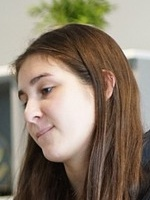
#> input picture data/images/imagem_roi.jpg, 150 x 200 px, given in place of the camera
$ jupyter execute --allow-errors ex_04.ipynb
#> lines starting #> are read from the running program, lines starting #| are printed output that depends on the picture
[cell 1]
from io import BytesIO
from IPython.display import clear_output, Image, display
from PIL import Image as Img
import numpy as np
from os import listdir
from os.path import isfile, join
import cv2

[cell 2]
def padronizar_imagem(imagem):
    imagem = cv2.cvtColor(imagem, cv2.COLOR_BGR2RGB)
    imagem = cv2.resize(imagem, (600,500))
    return imagem

def exibir_video(frame):
    img = Img.fromarray(frame, "RGB")
    buffer = BytesIO()
    img.save(buffer, format="JPEG")
    display(Image(data=buffer.getvalue()))
    clear_output(wait=True)

[cell 3]
# [13 lines of commented-out code are left out]

[cell 4]
# [32 lines of commented-out code are left out]

[cell 5]
faces_caminho_treinamento = "data\images\ex_04\\"
#> (the rest of this cell did not finish here and is left out)

[cell 6]
dados_treinamento, sujeitos = [], []

#> (the rest of this cell did not finish here and is left out)

[cell 7]
model_lbph = cv2.face.LBPHFaceRecognizer_create()
#> (the rest of this cell did not finish here and is left out)

[cell 8]
captura_video = cv2.VideoCapture(0)

classificador_face = cv2.CascadeClassifier('data\classificadores\haarcascade_frontalface_default.xml')

contador = 0

try:
    while(True):
        captura_ok, frame = captura_video.read()
#> frame is the input picture: shape (200, 150, 3); mean B, G, R 105.8, 122.5, 137.3

        if captura_ok:
            frame = padronizar_imagem(frame)
#> in padronizar_imagem, `imagem = cv2.resize(imagem, (600,500))`:
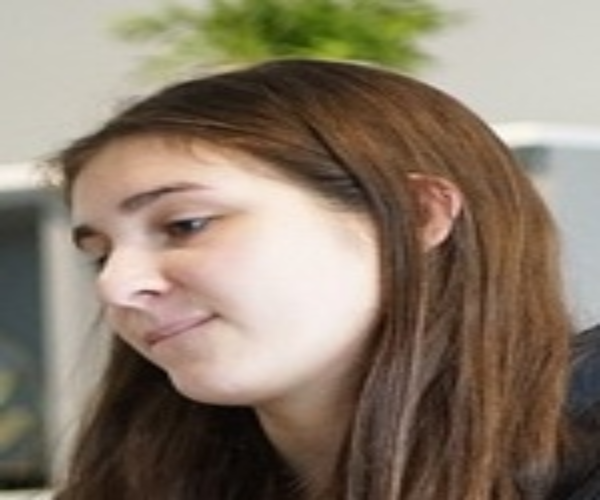
#> imagem: shape (500, 600, 3); mean R, G, B 137.2, 122.4, 105.7
            frame_gray = cv2.cvtColor(frame, cv2.COLOR_RGB2GRAY)
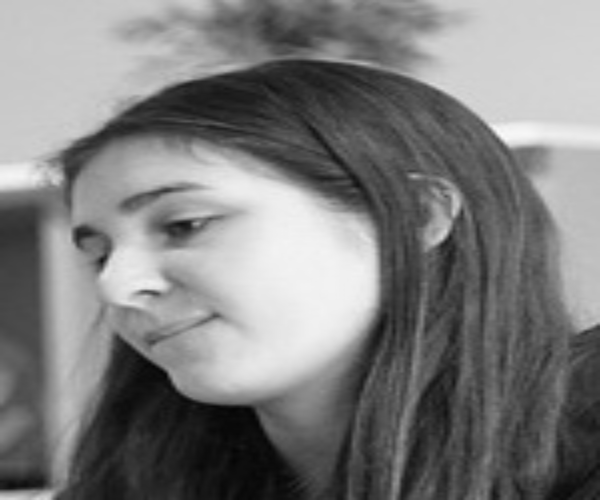
#> frame_gray: shape (500, 600); min 4, max 251, mean 124.9
            faces = classificador_face.detectMultiScale(frame_gray, 1.3, 5)
#> faces = ()

            if len(faces) > 0:
                for (x,y,w,h) in faces:
                    roi = frame_gray[y:y+h, x:x+w]
                    roi = cv2.resize(roi, (200, 200), interpolation=cv2.INTER_LANCZOS4)
                    predicao = model_lbph.predict(roi)
                    cv2.putText(frame, "Similaridade " + str(predicao[1]), (x,y), cv2.FONT_HERSHEY_SIMPLEX, 0.5, (255,255,0), 2)

            exibir_video(frame)

except KeyboardInterrupt:
    captura_video.release()
    print("Interrompido")

$ run again, on data/images/px-girl.jpg
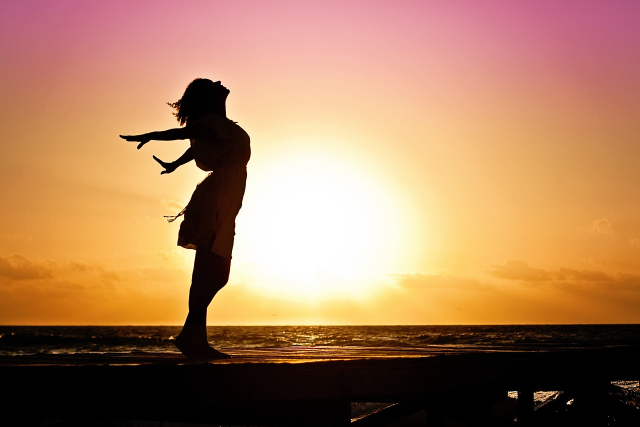
#> input picture data/images/px-girl.jpg, 1280 x 853 px, given in place of the camera (shown at 1/2 size)
#> frame is the input picture: shape (853, 1280, 3); mean B, G, R 94.3, 128.4, 172.7
#> in padronizar_imagem, `imagem = cv2.resize(imagem, (600,500))`:
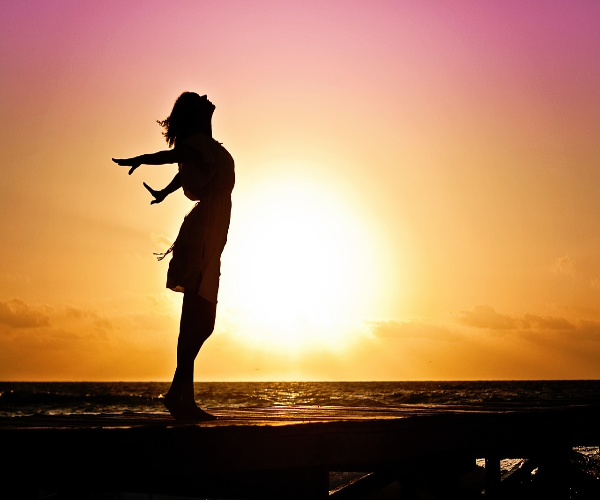
#> imagem: shape (500, 600, 3); mean R, G, B 172.6, 128.3, 94.3
#> `frame_gray = cv2.cvtColor(frame, cv2.COLOR_RGB2GRAY)`:
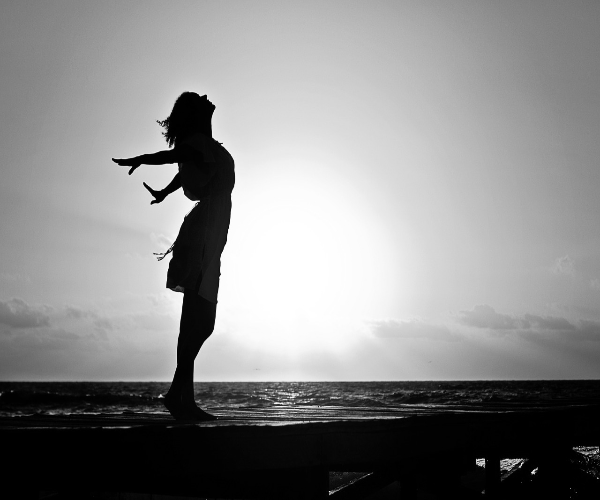
#> frame_gray: shape (500, 600); min 0, max 255, mean 137.7
#> faces = ()

$ run again, on data/images/px-people.jpg
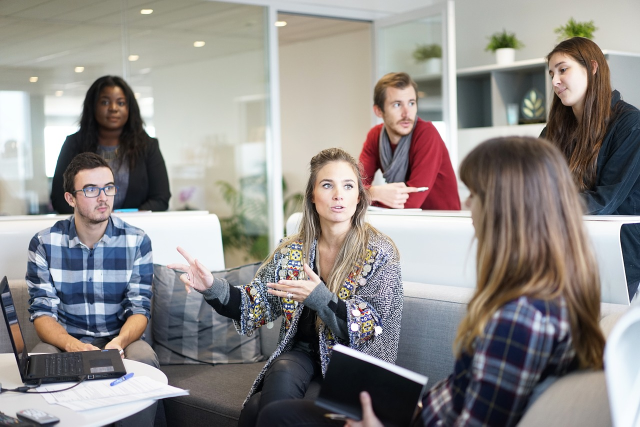
#> input picture data/images/px-people.jpg, 1280 x 853 px, given in place of the camera (shown at 1/2 size)
#> frame is the input picture: shape (853, 1280, 3); mean B, G, R 136.9, 139, 142.8
#> `frame_gray = cv2.cvtColor(frame, cv2.COLOR_RGB2GRAY)`:
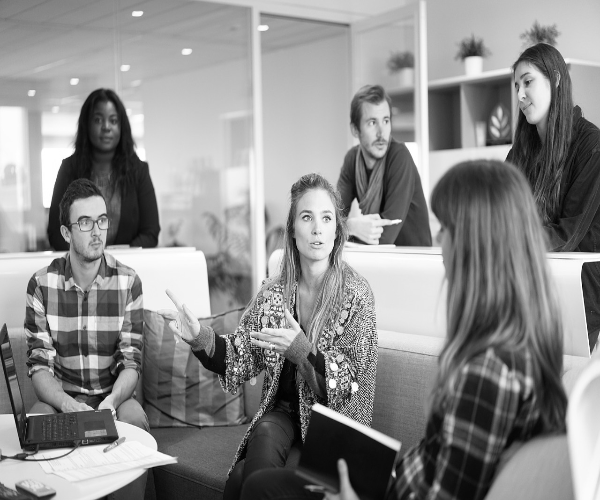
#> frame_gray: shape (500, 600); min 0, max 255, mean 139.8
#> faces = [[83, 103, 46, 46], [354, 102, 51, 51], [288, 194, 59, 59], [67, 200, 53, 53]]

$ run again, on data/images/ex-01.png
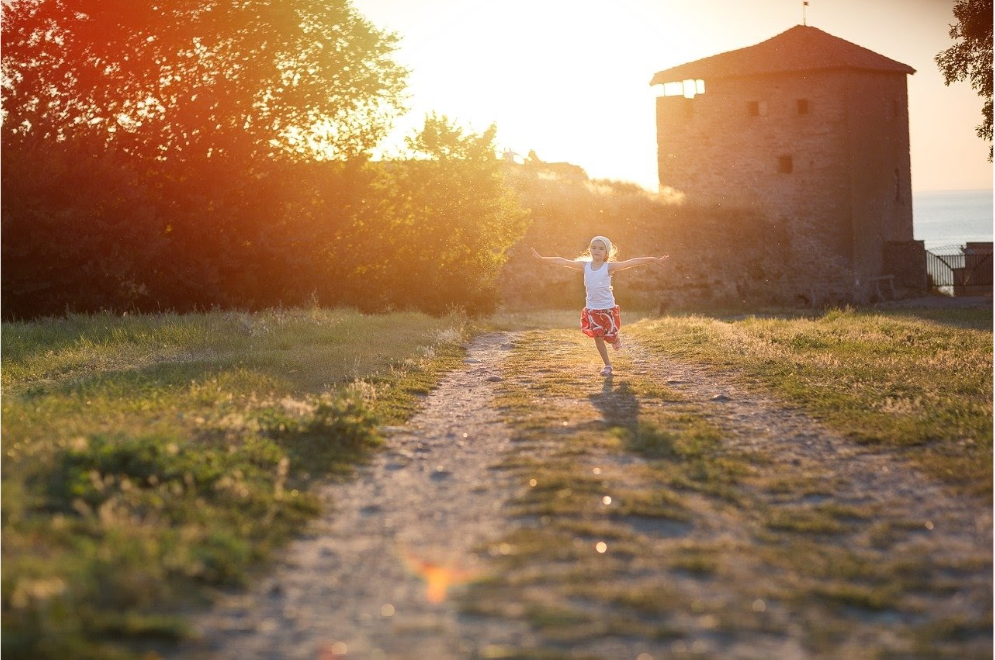
#> input picture data/images/ex-01.png, 995 x 660 px, given in place of the camera
#> frame is the input picture: shape (660, 995, 3); mean B, G, R 85.6, 118.5, 152.6
#> in padronizar_imagem, `imagem = cv2.resize(imagem, (600,500))`:
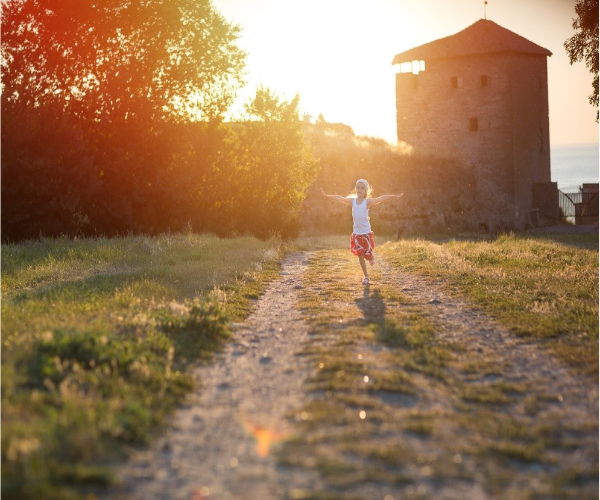
#> imagem: shape (500, 600, 3); mean R, G, B 152.5, 118.3, 85.5
#> `frame_gray = cv2.cvtColor(frame, cv2.COLOR_RGB2GRAY)`:
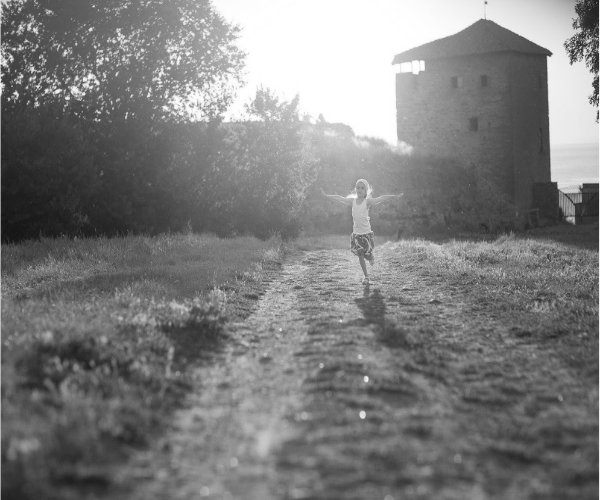
#> frame_gray: shape (500, 600); min 18, max 255, mean 124.8
#> faces = ()
